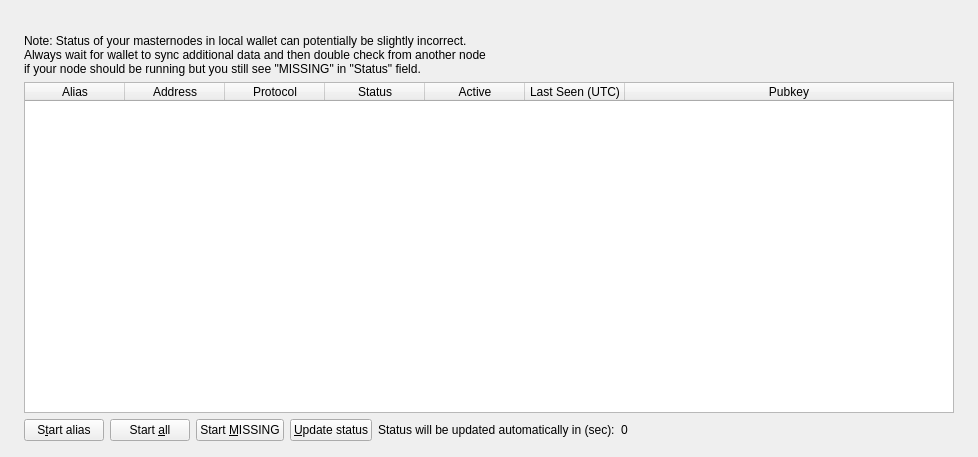
<?xml version="1.0" encoding="UTF-8"?>
<ui version="4.0">
 <class>MasternodeList</class>
 <widget class="QWidget" name="MasternodeList">
  <property name="geometry">
   <rect>
    <x>0</x>
    <y>0</y>
    <width>978</width>
    <height>457</height>
   </rect>
  </property>
  <property name="windowTitle">
   <string>Form</string>
  </property>
  <layout class="QVBoxLayout" name="topLayout" stretch="0">
   <property name="leftMargin">
    <number>9</number>
   </property>
   <property name="topMargin">
    <number>9</number>
   </property>
   <property name="rightMargin">
    <number>9</number>
   </property>
   <property name="bottomMargin">
    <number>9</number>
   </property>
   <item>
    <layout class="QVBoxLayout" name="verticalLayout_Master" stretch="0,1">
     <property name="spacing">
      <number>0</number>
     </property>
     <item>
      <widget class="QFrame" name="frame_Header">
       <layout class="QVBoxLayout" name="verticalLayout_4">
        <property name="leftMargin">
         <number>0</number>
        </property>
        <property name="topMargin">
         <number>0</number>
        </property>
        <property name="rightMargin">
         <number>0</number>
        </property>
        <property name="bottomMargin">
         <number>0</number>
        </property>
        <item>
         <layout class="QHBoxLayout" name="horizontalLayout_Header" stretch="1">
          <item>
           <widget class="QLabel" name="labelOverviewHeaderRight">
            <property name="minimumSize">
             <size>
              <width>464</width>
              <height>10</height>
             </size>
            </property>
            <property name="maximumSize">
             <size>
              <width>16777215</width>
              <height>10</height>
             </size>
            </property>
            <property name="font">
             <font>
              <pointsize>14</pointsize>
             </font>
            </property>
            <property name="text">
             <string/>
            </property>
            <property name="alignment">
             <set>Qt::AlignRight|Qt::AlignTrailing|Qt::AlignVCenter</set>
            </property>
           </widget>
          </item>
         </layout>
        </item>
       </layout>
      </widget>
     </item>
     <item>
      <widget class="QFrame" name="frame_BG">
       <layout class="QVBoxLayout" name="verticalLayout_3">
        <property name="leftMargin">
         <number>6</number>
        </property>
        <property name="topMargin">
         <number>6</number>
        </property>
        <property name="rightMargin">
         <number>6</number>
        </property>
        <property name="bottomMargin">
         <number>6</number>
        </property>
        <item>
         <widget class="QFrame" name="frame_Content">
          <layout class="QVBoxLayout" name="verticalLayout">
           <property name="spacing">
            <number>0</number>
           </property>
           <property name="leftMargin">
            <number>0</number>
           </property>
           <property name="topMargin">
            <number>0</number>
           </property>
           <property name="rightMargin">
            <number>0</number>
           </property>
           <property name="bottomMargin">
            <number>0</number>
           </property>
           <item>
            <layout class="QGridLayout" name="gridLayout_2">
             <property name="spacing">
              <number>2</number>
             </property>
             <item row="0" column="0">
              <widget class="QFrame" name="frameList">
               <layout class="QVBoxLayout" name="verticalLayout_2">
                <property name="bottomMargin">
                 <number>1</number>
                </property>
                <item>
                 <layout class="QHBoxLayout" name="horizontalLayout_note">
                  <property name="bottomMargin">
                   <number>0</number>
                  </property>
                  <item>
                   <widget class="QLabel" name="updateNote">
                    <property name="text">
                     <string>Note: Status of your masternodes in local wallet can potentially be slightly incorrect.&lt;br /&gt;Always wait for wallet to sync additional data and then double check from another node&lt;br /&gt;if your node should be running but you still see &quot;MISSING&quot; in &quot;Status&quot; field.</string>
                    </property>
                   </widget>
                  </item>
                 </layout>
                </item>
                <item>
                 <widget class="QTableWidget" name="tableWidgetMyMasternodes">
                  <property name="minimumSize">
                   <size>
                    <width>695</width>
                    <height>0</height>
                   </size>
                  </property>
                  <property name="palette">
                   <palette>
                    <active>
                     <colorrole role="Text">
                      <brush brushstyle="SolidPattern">
                       <color alpha="255">
                        <red>51</red>
                        <green>51</green>
                        <blue>51</blue>
                       </color>
                      </brush>
                     </colorrole>
                    </active>
                    <inactive>
                     <colorrole role="Text">
                      <brush brushstyle="SolidPattern">
                       <color alpha="255">
                        <red>51</red>
                        <green>51</green>
                        <blue>51</blue>
                       </color>
                      </brush>
                     </colorrole>
                    </inactive>
                    <disabled>
                     <colorrole role="Text">
                      <brush brushstyle="SolidPattern">
                       <color alpha="255">
                        <red>85</red>
                        <green>85</green>
                        <blue>85</blue>
                       </color>
                      </brush>
                     </colorrole>
                    </disabled>
                   </palette>
                  </property>
                  <property name="editTriggers">
                   <set>QAbstractItemView::NoEditTriggers</set>
                  </property>
                  <property name="alternatingRowColors">
                   <bool>true</bool>
                  </property>
                  <property name="selectionMode">
                   <enum>QAbstractItemView::SingleSelection</enum>
                  </property>
                  <property name="selectionBehavior">
                   <enum>QAbstractItemView::SelectRows</enum>
                  </property>
                  <property name="sortingEnabled">
                   <bool>true</bool>
                  </property>
                  <attribute name="horizontalHeaderStretchLastSection">
                   <bool>true</bool>
                  </attribute>
                  <column>
                   <property name="text">
                    <string>Alias</string>
                   </property>
                  </column>
                  <column>
                   <property name="text">
                    <string>Address</string>
                   </property>
                  </column>
                  <column>
                   <property name="text">
                    <string>Protocol</string>
                   </property>
                  </column>
                  <column>
                   <property name="text">
                    <string>Status</string>
                   </property>
                  </column>
                  <column>
                   <property name="text">
                    <string>Active</string>
                   </property>
                  </column>
                  <column>
                   <property name="text">
                    <string>Last Seen (UTC)</string>
                   </property>
                  </column>
                  <column>
                   <property name="text">
                    <string>Pubkey</string>
                   </property>
                  </column>
                 </widget>
                </item>
                <item>
                 <layout class="QHBoxLayout" name="horizontalLayout_5">
                  <property name="bottomMargin">
                   <number>0</number>
                  </property>
                  <item>
                   <widget class="QPushButton" name="startButton">
                    <property name="text">
                     <string>S&amp;tart alias</string>
                    </property>
                   </widget>
                  </item>
                  <item>
                   <widget class="QPushButton" name="startAllButton">
                    <property name="text">
                     <string>Start &amp;all</string>
                    </property>
                   </widget>
                  </item>
                  <item>
                   <widget class="QPushButton" name="startMissingButton">
                    <property name="text">
                     <string>Start &amp;MISSING</string>
                    </property>
                   </widget>
                  </item>
                  <item>
                   <widget class="QPushButton" name="UpdateButton">
                    <property name="text">
                     <string>&amp;Update status</string>
                    </property>
                   </widget>
                  </item>
                  <item>
                   <widget class="QLabel" name="autoupdate_label">
                    <property name="text">
                     <string>Status will be updated automatically in (sec):</string>
                    </property>
                   </widget>
                  </item>
                  <item>
                   <widget class="QLabel" name="secondsLabel">
                    <property name="text">
                     <string>0</string>
                    </property>
                   </widget>
                  </item>
                  <item>
                   <spacer name="horizontalSpacer_5">
                    <property name="orientation">
                     <enum>Qt::Horizontal</enum>
                    </property>
                    <property name="sizeHint" stdset="0">
                     <size>
                      <width>40</width>
                      <height>20</height>
                     </size>
                    </property>
                   </spacer>
                  </item>
                 </layout>
                </item>
               </layout>
              </widget>
             </item>
            </layout>
           </item>
          </layout>
         </widget>
        </item>
       </layout>
      </widget>
     </item>
    </layout>
   </item>
  </layout>
 </widget>
 <resources/>
 <connections/>
</ui>
